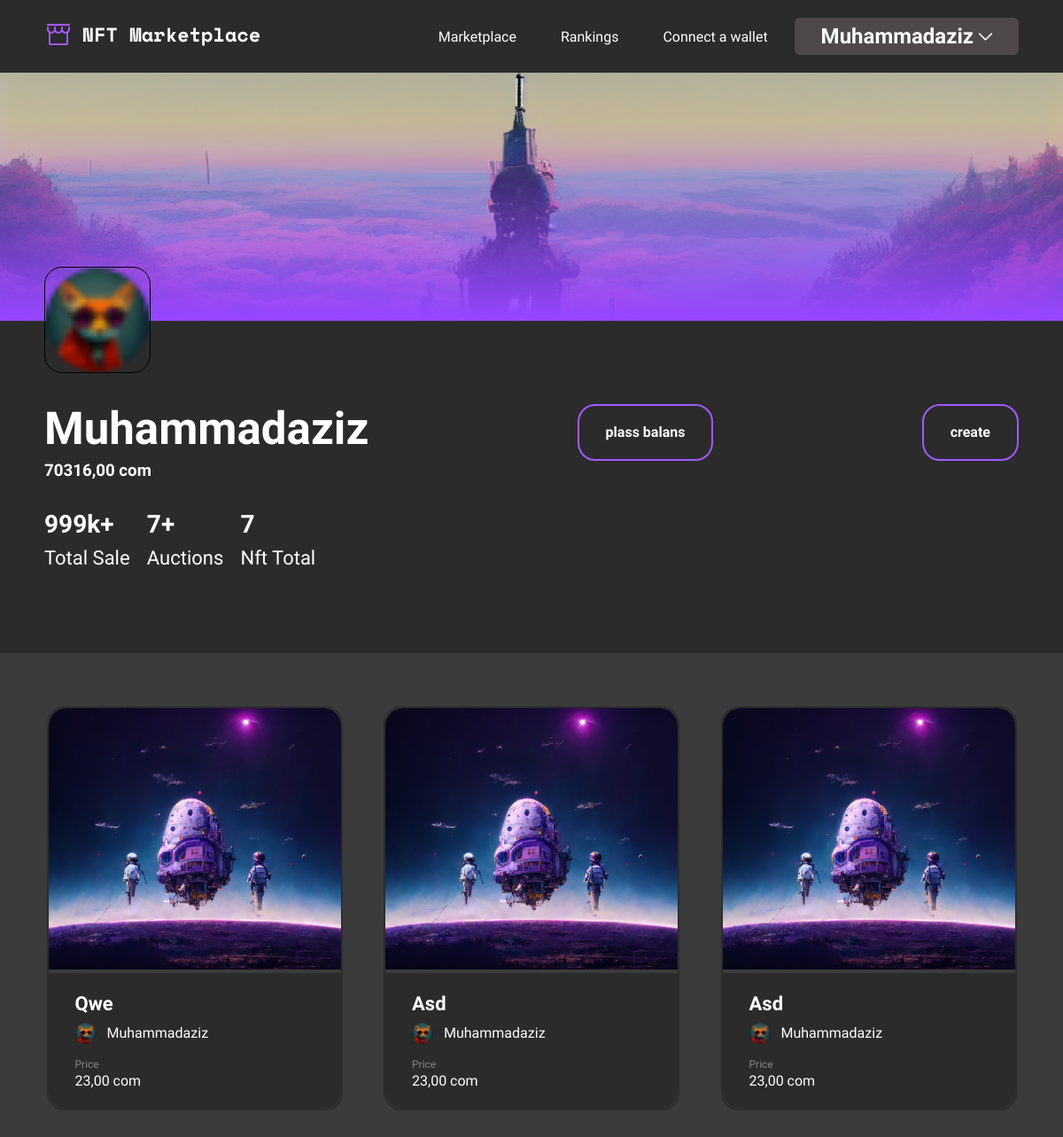
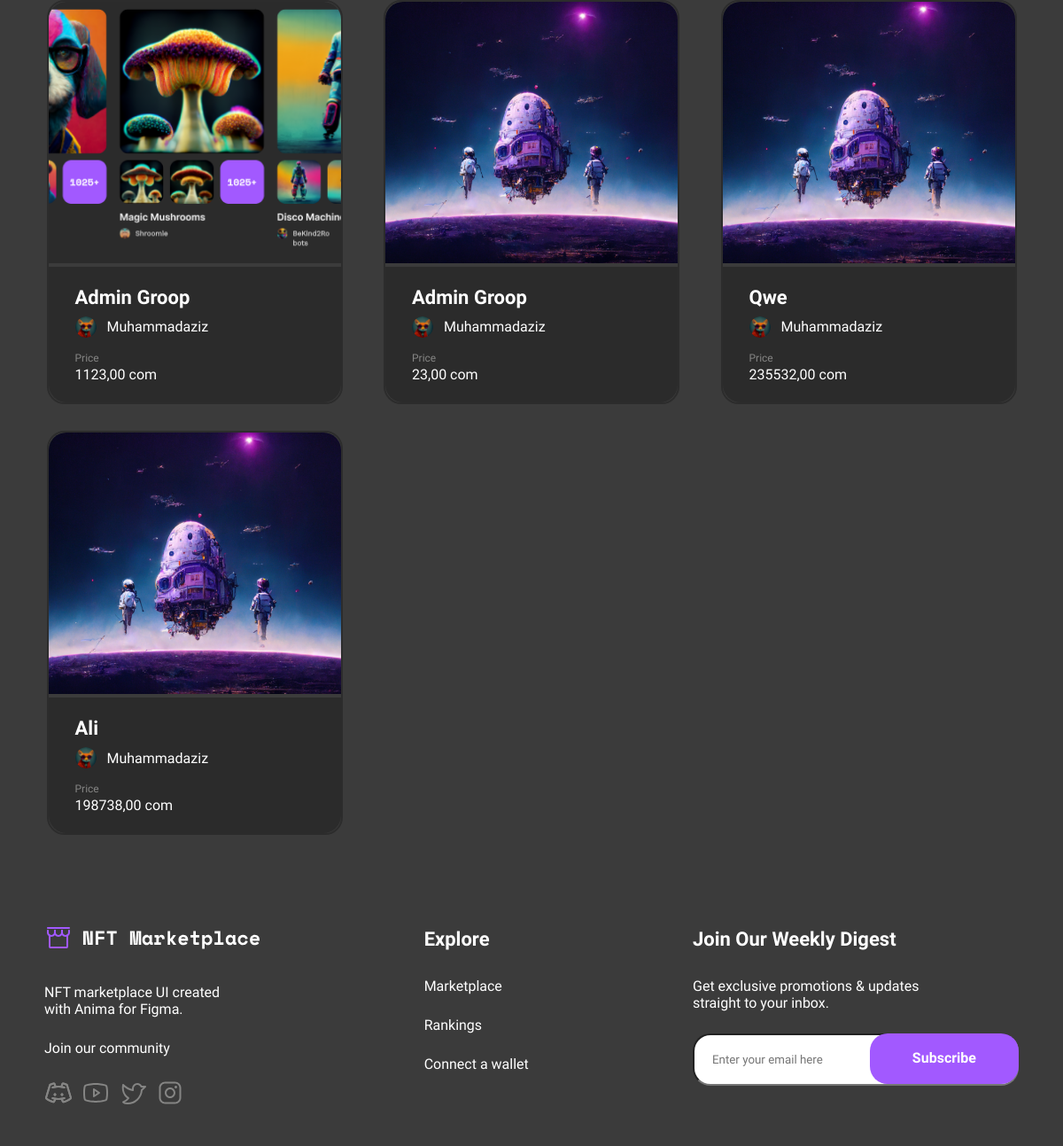
Before: /workspace/ (signed in) with the older database file (2 pictures, top to bottom).
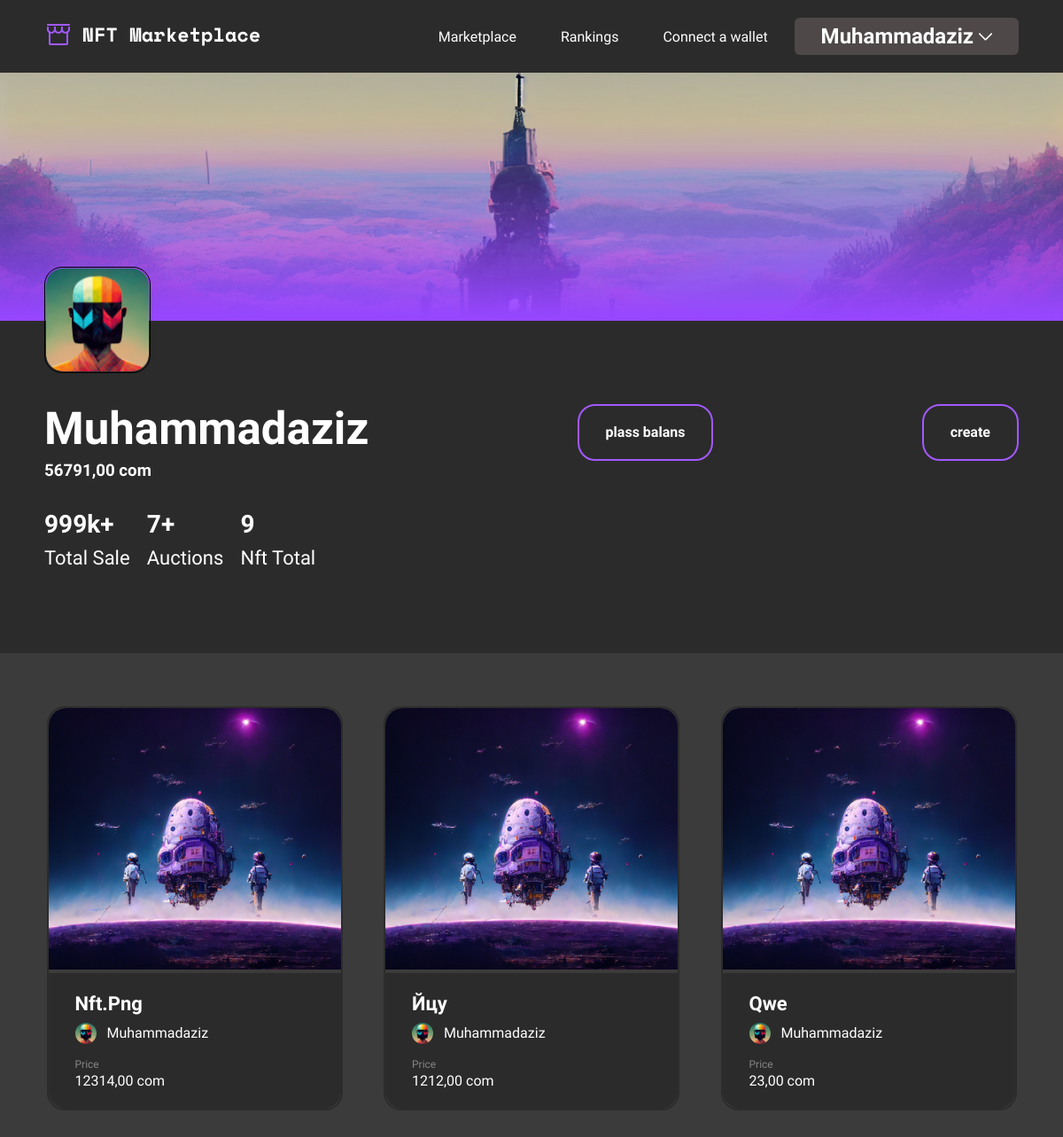
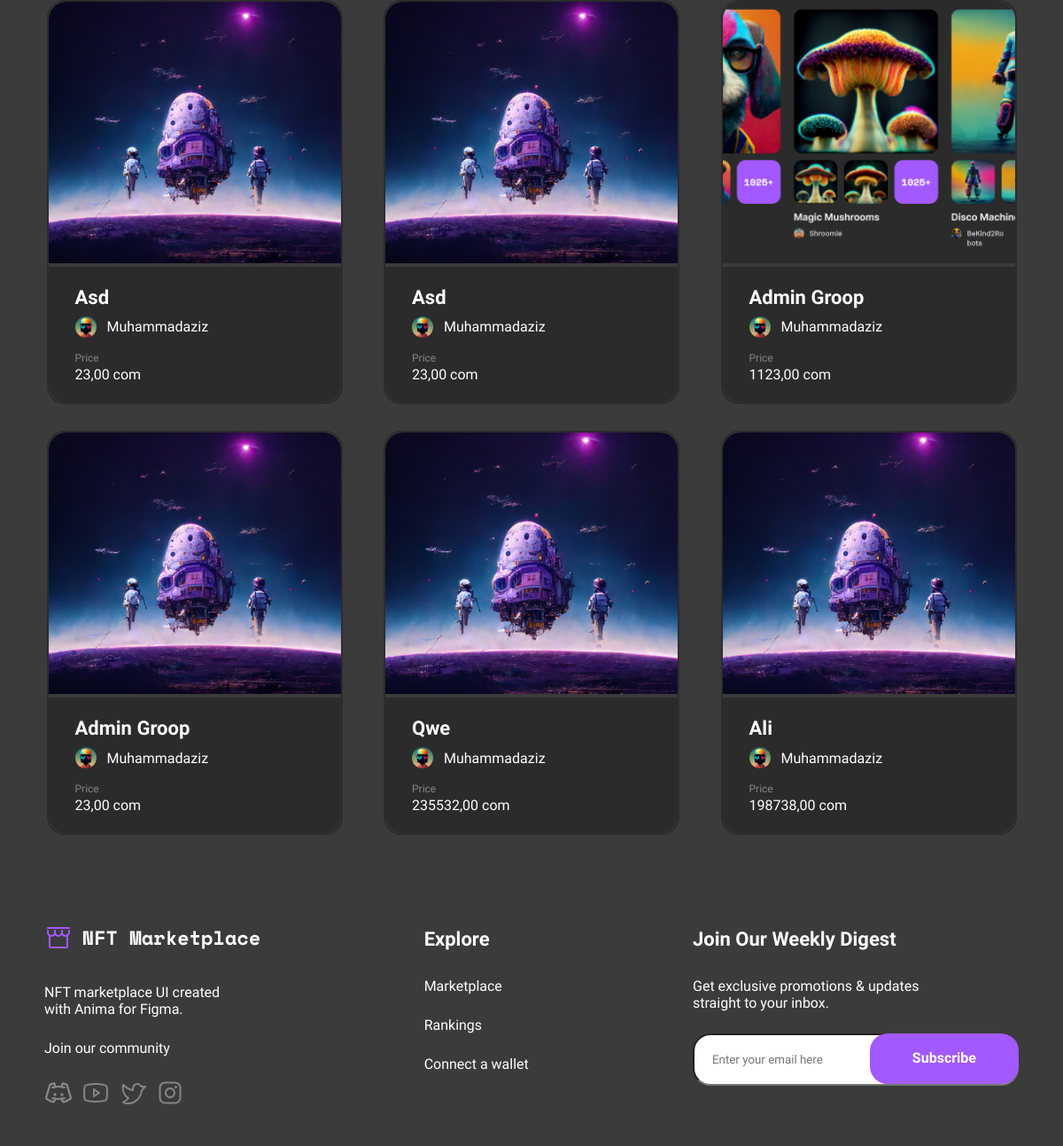
After: the same page with the newer database file (2 pictures, top to bottom).
### marketplace/models.py (models this page shows, shortened)
class UserModel(models.Model):
    user = models.OneToOneField(to=User,verbose_name='Пользователь',on_delete=models.CASCADE,related_name='user')
    photo = models.ImageField(upload_to='photo',verbose_name='Фото',default='img/user_1.png')
    created = models.PositiveBigIntegerField(verbose_name='Созданно',default=0)
    nfts_sold = models.DecimalField(verbose_name='Проданно',max_digits=10, decimal_places=0,default=0.00)
    balans = models.DecimalField(verbose_name='Баланс', max_digits=10, decimal_places=2,default=0.00)
    def __str__(self):
        return self.user.username
    class Meta:
        verbose_name = 'Пользователь'
        verbose_name_plural = 'Пользователи'

class Nft(models.Model):
    img = models.ImageField(verbose_name='Изображения')
    name = models.CharField(verbose_name='Названия',max_length=15)
    created_by = models.ForeignKey(to='UserModel', verbose_name='Владелец', on_delete=models.CASCADE,related_name='created_by',)
    description = models.TextField(verbose_name='Описания')
    collection = models.ForeignKey(verbose_name='Катигория',to='Category',on_delete=models.SET_NULL,null=True,related_name='collection')
    tegs = models.ManyToManyField(to='Tegs',verbose_name='Теги',)
    prise = models.DecimalField( verbose_name='Цена', max_digits=10, decimal_places=2)
    create_date = models.DateField(verbose_name='Дата создания',auto_now_add=True)
    is_sold = models.BooleanField(verbose_name='Продаётся',default=True)
    class Meta:
        verbose_name = 'Nft'
        verbose_name_plural = 'Nft'

### workspace/views.py (the view)
# urls.py: path('',index,name='main')
@login_required(login_url='/workspace/login/')
def index(request):
    user = UserModel.objects.get(user=request.user)
    print(user)
    nfts = Nft.objects.filter(created_by=user)
    nfts_total = len(nfts)
    page_num = request.GET.get('page',1)
    paginator = Paginator(nfts,9)
    nfts = paginator.get_page(page_num)
    balans = 0
    for i in nfts:
        balans += ceil(i.prise)
    balans = balans.__str__()
    if len(balans) >= 4:
        balans = '999'
    print(balans,type(balans))
    context = {
        'nfts':nfts,
        'balans':balans,
        'nfts_total':nfts_total,
        'user':user
    }
    return render(request, "workspace/index.html", context=context)

### templates/workspace/index.html (shortened to what this page needs)
{% extends "workspace/base.html" %}
{% load static %}
{% block nav %}
<div class="navbar">
    <img src="{% static "img/fonworkcpase.png" %}" alt="" class="fon">
    <div class="navbar_item">
        <div class="info_user">
            <img src="{{user.photo.url}}" alt="" class="user">
            <div class="name">
                <h2>{{user}}</h2>
                <a href='{% url "plas_balans" %}' class='plass_balans'>plass balans</a>
                <a href='{% url "create" %}' class='plass_balans'>create</a>
            </div>
                <h3>{{user.balans}} com</h3>
            <div class="gruup">
                <div class="blok">
                    <h4>
                        {{balans}}k+
                    <span>Total Sale</span>
                </div>
                <div class="blok">
                    <h4>
                        {{user.nfts_sold}}+
                    </h4>
                    <span>Auctions</span>
                </div>
                <div class="blok">
                    <h4>
                        {{nfts_total}}
                    </h4>
                    <span>Nft total</span>
                </div>
            </div>
        </div>
    </div>
</div>
{% endblock nav %}
{% block main %}
{% include "components/collection2.html" %}
{% endblock main %}

### templates/components/collection2.html (shortened to what this page needs)
{% load static %}
<section class="nft_cart">
    <div class="container">
        {% for nft in nfts %}
            <a href='{% url "deteil_nft" id=nft.pk%}' class="blok">
                <div class="top">
                    <img src="{{nft.img.url}}" alt="">
                </div>
                <div class="bottom">
                    <div class="nft">
                        <h5 class="name">{{nft.name}}</h5>
                        <div class="user">
                            <img src="{{nft.created_by.photo.url}}" alt="">
                            {{nft.created_by.user.username}}
                        </div>
                    </div>
                    <div class="seal">
                        <span>Price</span>
                        <p>{{nft.prise}} com</p>
                    </div>
                </div>
            </a>
        {% endfor %}
    </div>
</section>

Changed rows visible on the page:
changed UserModel "Muhammadaziz": photo: picture removed, a placeholder shows; balans "70316,00" → "56791,00"
now on this page (row edited): Nft: img (picture), name "Nft.png", created_by.photo (placeholder picture), created_by.user.username "Muhammadaziz", prise "12314,00"
now on this page (row edited): Nft: img (picture), name "Йцу", created_by.photo (placeholder picture), created_by.user.username "Muhammadaziz", prise "1212,00"
changed through a linked row, Nft (number 3 of 9 on the later page): created_by.photo: picture removed, a placeholder shows
changed through a linked row, Nft (number 4 of 9 on the later page): created_by.photo: picture removed, a placeholder shows
changed through a linked row, Nft (number 5 of 9 on the later page): created_by.photo: picture removed, a placeholder shows
changed through a linked row, Nft (number 6 of 9 on the later page): created_by.photo: picture removed, a placeholder shows
changed through a linked row, Nft (number 7 of 9 on the later page): created_by.photo: picture removed, a placeholder shows
changed through a linked row, Nft (number 8 of 9 on the later page): created_by.photo: picture removed, a placeholder shows
changed through a linked row, Nft "Ali": created_by.photo: picture removed, a placeholder shows
Other visible differences:
{{ nfts_total }}: "7" → "9"
